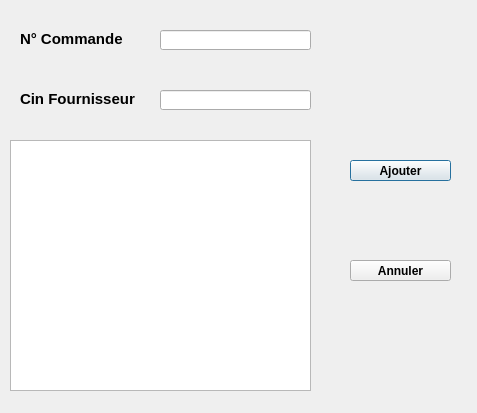
<?xml version="1.0" encoding="UTF-8"?>
<ui version="4.0">
 <class>commande_fournisseurs</class>
 <widget class="QDialog" name="commande_fournisseurs">
  <property name="geometry">
   <rect>
    <x>0</x>
    <y>0</y>
    <width>477</width>
    <height>413</height>
   </rect>
  </property>
  <property name="windowTitle">
   <string>Commande Fournisseur</string>
  </property>
  <widget class="QLabel" name="ncL">
   <property name="geometry">
    <rect>
     <x>20</x>
     <y>30</y>
     <width>111</width>
     <height>16</height>
    </rect>
   </property>
   <property name="font">
    <font>
     <weight>75</weight>
     <bold>true</bold>
    </font>
   </property>
   <property name="text">
    <string>&lt;!DOCTYPE HTML PUBLIC &quot;-//W3C//DTD HTML 4.0//EN&quot; &quot;http://www.w3.org/TR/REC-html40/strict.dtd&quot;&gt;
&lt;html&gt;&lt;head&gt;&lt;meta name=&quot;qrichtext&quot; content=&quot;1&quot; /&gt;&lt;style type=&quot;text/css&quot;&gt;
p, li { white-space: pre-wrap; }
&lt;/style&gt;&lt;/head&gt;&lt;body style=&quot; font-family:'MS Shell Dlg 2'; font-size:8.25pt; font-weight:400; font-style:normal;&quot;&gt;
&lt;p style=&quot; margin-top:0px; margin-bottom:0px; margin-left:0px; margin-right:0px; -qt-block-indent:0; text-indent:0px;&quot;&gt;&lt;span style=&quot; font-size:11pt; font-weight:600;&quot;&gt;N° Commande&lt;/span&gt;&lt;/p&gt;&lt;/body&gt;&lt;/html&gt;</string>
   </property>
  </widget>
  <widget class="QLabel" name="cinFouL">
   <property name="geometry">
    <rect>
     <x>20</x>
     <y>90</y>
     <width>121</width>
     <height>16</height>
    </rect>
   </property>
   <property name="font">
    <font>
     <weight>75</weight>
     <bold>true</bold>
    </font>
   </property>
   <property name="text">
    <string>&lt;!DOCTYPE HTML PUBLIC &quot;-//W3C//DTD HTML 4.0//EN&quot; &quot;http://www.w3.org/TR/REC-html40/strict.dtd&quot;&gt;
&lt;html&gt;&lt;head&gt;&lt;meta name=&quot;qrichtext&quot; content=&quot;1&quot; /&gt;&lt;style type=&quot;text/css&quot;&gt;
p, li { white-space: pre-wrap; }
&lt;/style&gt;&lt;/head&gt;&lt;body style=&quot; font-family:'MS Shell Dlg 2'; font-size:8.25pt; font-weight:400; font-style:normal;&quot;&gt;
&lt;p style=&quot; margin-top:0px; margin-bottom:0px; margin-left:0px; margin-right:0px; -qt-block-indent:0; text-indent:0px;&quot;&gt;&lt;span style=&quot; font-size:11pt; font-weight:600;&quot;&gt;Cin Fournisseur&lt;/span&gt;&lt;/p&gt;&lt;/body&gt;&lt;/html&gt;</string>
   </property>
  </widget>
  <widget class="QLineEdit" name="ncLE">
   <property name="geometry">
    <rect>
     <x>160</x>
     <y>30</y>
     <width>151</width>
     <height>20</height>
    </rect>
   </property>
  </widget>
  <widget class="QLineEdit" name="cinFouLE">
   <property name="geometry">
    <rect>
     <x>160</x>
     <y>90</y>
     <width>151</width>
     <height>20</height>
    </rect>
   </property>
  </widget>
  <widget class="QTableView" name="ComView">
   <property name="geometry">
    <rect>
     <x>10</x>
     <y>140</y>
     <width>301</width>
     <height>251</height>
    </rect>
   </property>
  </widget>
  <widget class="QPushButton" name="AjouterPB">
   <property name="geometry">
    <rect>
     <x>350</x>
     <y>160</y>
     <width>101</width>
     <height>21</height>
    </rect>
   </property>
   <property name="font">
    <font>
     <weight>75</weight>
     <bold>true</bold>
    </font>
   </property>
   <property name="text">
    <string>Ajouter</string>
   </property>
  </widget>
  <widget class="QPushButton" name="AnnPB">
   <property name="geometry">
    <rect>
     <x>350</x>
     <y>260</y>
     <width>101</width>
     <height>21</height>
    </rect>
   </property>
   <property name="font">
    <font>
     <weight>75</weight>
     <bold>true</bold>
    </font>
   </property>
   <property name="text">
    <string>Annuler</string>
   </property>
  </widget>
 </widget>
 <resources/>
 <connections/>
</ui>
